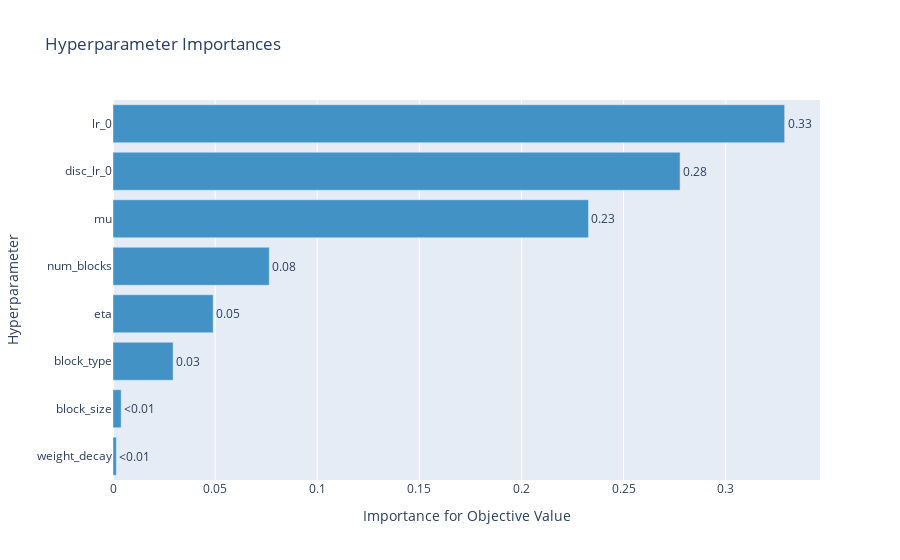

Notebook source saved alongside this figure:
### Code cell
from optuna.visualization import plot_param_importances
plot_param_importances(study_bg)

### Figure 1 — Plotly figure (JSON) as saved in the notebook; plotly's stock layout.template omitted (floating-point values rounded to 4 significant figures)
{"data": [{"cliponaxis": false, "hovertemplate": ["weight_decay (FloatDistribution): 0.0016554827250432164<extra></extra>", "block_size (CategoricalDistribution): 0.004004326620484213<extra></extra>", "block_type (CategoricalDistribution): 0.029442502444927826<extra></extra>", "eta (FloatDistribution): 0.0490451564237551<extra></extra>", "num_blocks (CategoricalDistribution): 0.07652015828967897<extra></extra>", "mu (FloatDistribution): 0.2328118592928222<extra></extra>", "disc_lr_0 (CategoricalDistribution): 0.2776597016754596<extra></extra>", "lr_0 (CategoricalDistribution): 0.3288608125278289<extra></extra>"], "marker": {"color": "rgb(66,146,198)"}, "orientation": "h", "text": ["<0.01", "<0.01", "0.03", "0.05", "0.08", "0.23", "0.28", "0.33"], "textposition": "outside", "x": [0.001655, 0.004004, 0.02944, 0.04905, 0.07652, 0.2328, 0.2777, 0.3289], "y": ["weight_decay", "block_size", "block_type", "eta", "num_blocks", "mu", "disc_lr_0", "lr_0"], "type": "bar"}], "layout": {"showlegend": false, "title": {"text": "Hyperparameter Importances"}, "xaxis": {"title": {"text": "Importance for Objective Value"}}, "yaxis": {"title": {"text": "Hyperparameter"}}}}
